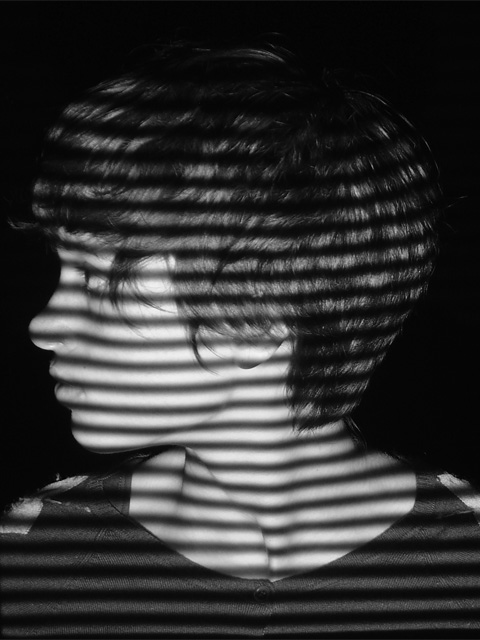
%> input picture data/phase1.jpg, 480 x 640 px
$ octave --eval "result = slight;"   (GNU Octave 9; MATLAB toolbox functions it lacks are replaced by stand-ins)
%> lines starting %> are read from the running program, lines starting %| are printed output that depends on the picture
function [angles,unwrapped_angles,p1]=slight;
% binarymillenium Jan 2010
% GNU GPL v3.0

% phases generates any number of equally spaced sine waves.
%
% slight (need to rename to avoid collision with existing matlab slight) loads images and performs the structured light calculations on them.  It is very slow, so is best suited for only narrow strips of the images.
%
% Copying from https://binarymillenium.googlecode.com/svn/trunk/processing/simstructuredlight
%
% p1 = rot90(double( rgb2gray(imread('data/00003phase1.jpg'))));
% p2 = rot90(double( rgb2gray(imread('data/00003phase2.jpg'))));
% p3 = rot90(double( rgb2gray(imread('data/00003phase3.jpg'))));

p1 = rot90(double( rgb2gray(imread('data/phase1.jpg'))));
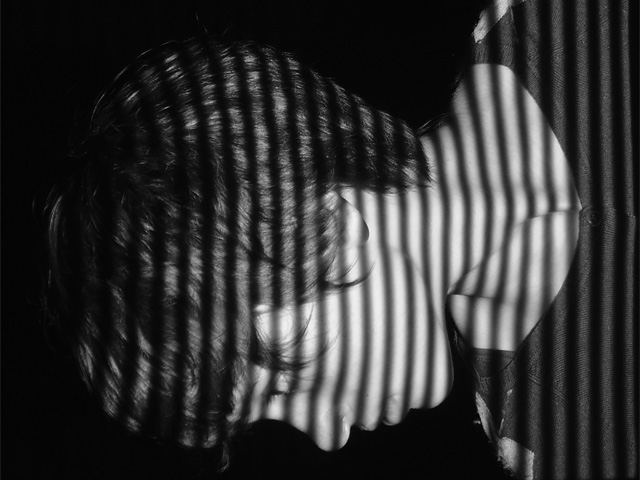
%> p1: size 480x640 double; min 0, max 246, mean 50
p2 = rot90(double( rgb2gray(imread('data/phase2.jpg'))));
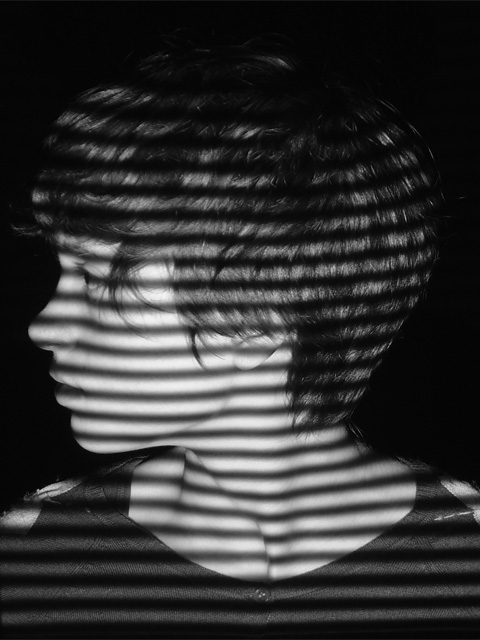
%> input picture data/phase2.jpg, 480 x 640 px
%> p2: size 480x640 double; min 0, max 246, mean 50.3
p3 = rot90(double( rgb2gray(imread('data/phase3.jpg'))));
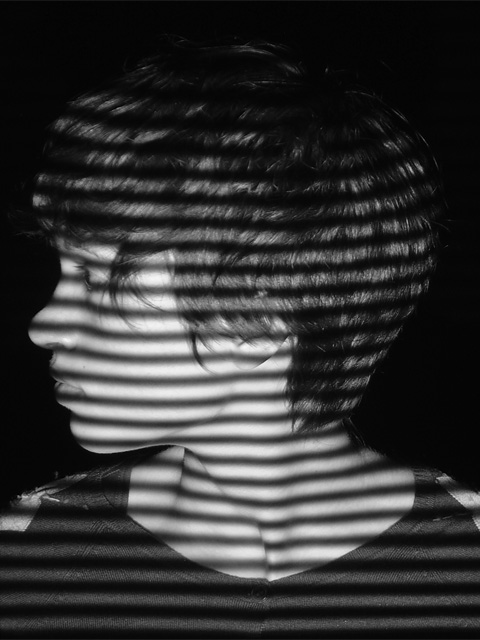
%> input picture data/phase3.jpg, 480 x 640 px
%> p3: size 480x640 double; min 0, max 246, mean 50.2


figure(10);
colormap('gray')
image(p1/4);
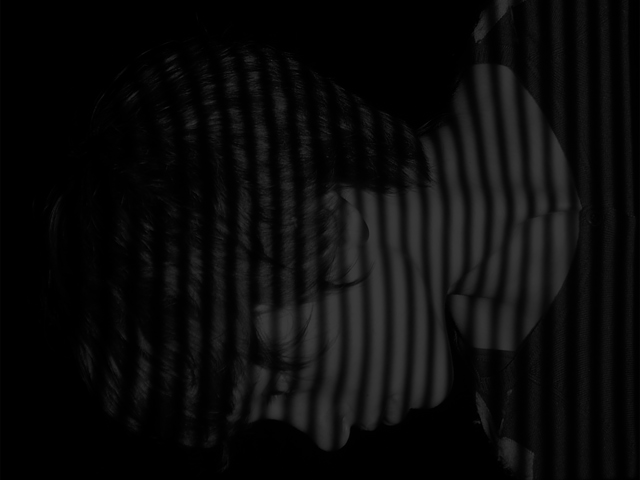
%> displayed picture: size 480x640x3, on the screen's scale of 0 to 255; min 0, max 60, mean 11.1

p1 = p1(end/2, end/4:3*end/4);
%> p1 = 321 values, max 229 at index 298, min 8 at index 1, mean 99.99
p2 = p2(end/2, end/4:3*end/4);
%> p2 = 321 values, max 234 at index 202, min 8 at index 8, mean 102.4
p3 = p3(end/2, end/4:3*end/4);
%> p3 = 321 values, max 229 at index 312, min 9 at index 14, mean 101.8

% p1 = double( rgb2gray(imread('data/i1.png')));
% p2 = double( rgb2gray(imread('data/i2.png')));
% p3 = double( rgb2gray(imread('data/i3.png')));

p = zeros(size(p1,1),size(p1,2),3);

p(:,:,1) = p1;
p(:,:,2) = p2;
p(:,:,3) = p3;

pavg = sum(p,3)/3;
%> pavg = 321 values, max 171.3 at index 268, min 15.33 at index 9, mean 101.4


figure(1);


%colormap('gray')
%image(pavg/4);
plot(p1);
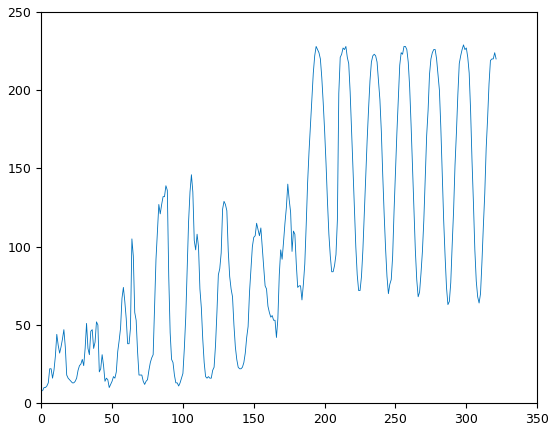
%> figure redrawn from the program's plot data; curve peaks at x = 298, y = 229


figure(2);

angles = get_angle_full(p); %p(1:1,1:end/8,:));
%> after the loop in get_angle_full, `for y=[1:h]`: angles = 321 values, max 1 at index 82, min 0.00307 at index 232, mean 0.502


x = [1:size(p1,2)/8];
%> x = 40 values from 1 to 40
p1sub = p1(1:1,:); %1:end/8);
%> p1sub has the same summary as p1
p2sub = p2(1:1,:); %1:end/8);
%> p2sub has the same summary as p2
p3sub = p3(1:1,:); %1:end/8);
%> p3sub has the same summary as p3

% subplot(2,1,1), plot(x,p1sub, x,p2sub, x,p3sub);
% subplot(2,1,2), plot(x,angles(1:1,1:floor(end/8)));
figure(3),
%subplot(1,2,1), image(p1/4);
%subplot(1,2,2),

plot(angles);
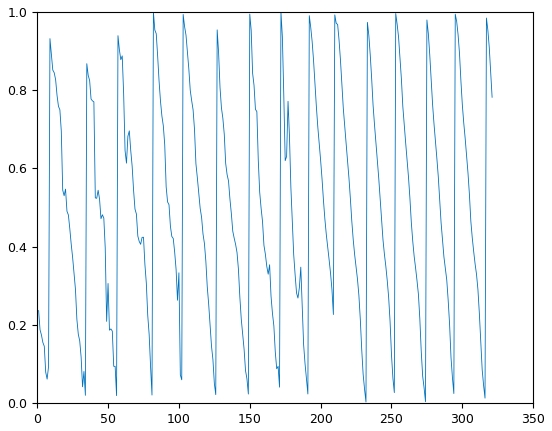
%> figure redrawn from the program's plot data; curve peaks at x = 82, y = 1
%image(255/4*angles/max(max(angles)));
%colormap('gray');

figure(4),

unwrapped_angles = get_unwrapped(angles);
% TBD the offsets are just arbitrary to the images I'm using
plot(unwrapped_angles);
%image(255/4*(unwrapped_angles+4)/12);
%colormap('gray');


%%
if (0)
figure(2);

p1_fft = fft((p1));

p1_fft = p1_fft(1:size(p1_fft,1)/4,:);
subplot(2,1,2),plot( angle(p1_fft(:,[1:40:end]) ) );
%image(255*angle(p1_fft)/pi);
colormap('gray');
%colormap('jet');
subplot(2,1,1),plot(abs(p1_fft(:,[1:40:end])));
%image(255*abs(p1_fft)/ max(max(abs(p1_fft) )));


% find the peak frequency

avgfft = (sum(abs(p1_fft')));
ofs = 20;
ofs_avgf = avgfft(ofs:end);
peak_f = ofs + find(ofs_avgf == max(ofs_avgf));
display(['peak freq at ' num2str(peak_f)]);


figure(3);

flatp1 = double(reshape(p1,prod(size(p1)),1));
flatp2 = double(reshape(p2,prod(size(p2)),1));
flatp3 = double(reshape(p3,prod(size(p3)),1));
flatpa = double(reshape(pavg,prod(size(pavg)),1));
numbins = 128;
[n1,x1] = hist(flatp1,numbins);
[n2,x2] = hist(flatp2,numbins);
[n3,x3] = hist(flatp3,numbins);
[na,xa] = hist(flatpa,numbins);

%plot(xa,na-n3);
plot(xa,na,x1,n1,x2,n2,x3,n3);
end

%%
% p is a width * height * number of phases matrix
function angles = get_angle_full(p)

[h,w,phasenum] = size(p);

angles = zeros(h,w) -0.5;

for y=[1:h]
    for x = [1:w]
        i1 = p(y,x,1);
        i2 = p(y,x,2);
        i3 = p(y,x,3);
        angles(y,x) = 0.5+ atan2(sqrt(3) * (i1 - i3), 2*i2 - i1 - i3) / (2*pi);
        %get_angle(p(y,x,:));
    end
end

%%
% p is a vector of length number of phases
% angle is normalized 0.0 to 1.0
function angle = get_angle(ps)

% there will be 2*phasenum brackets in which to place the angles
phasenum = length(ps);

[ps_sorted,i] = sort(ps);

frt = ps_sorted(end);
frt_i = i(end);

sec = ps_sorted(end-1);
sec_i = i(end-1);

trd = ps_sorted(end-2);
trd_i = i(end-2);

angle_min = ((frt_i-1)- 0.5)/phasenum;

if ((frt-trd) > 0)
    angle_offset = (sec-trd)/(frt-trd)*0.5/phasenum;

    if (mod(sec_i-trd_i,phasenum) == 1)
        angle = angle_min - angle_offset; %angle_min + 0.5/phasenum - angle_offset
    else
        angle = angle_min + angle_offset; %angle_min; % + angle_offset;
    end

   %angle =angle_min;
   angle = mod(angle,1);
else
   angle = -2;
end

% [8 lines of commented-out code are left out]

%%
function [unwrapped_angles, has_unwrapped, queue] = unwrap(unwrapped_angles, has_unwrapped, queue,item)

[hmax,wmax]= size(unwrapped_angles);

h = item(1);
w = item(2);
hn = item(3);
wn = item(4);

if (hn <1) || (hn > hmax) || (wn <1) || (wn > wmax) || (has_unwrapped(hn,wn) == 1)
    return
end

new_angle = unwrapped_angles(hn,wn);

base = floor(unwrapped_angles(h,w));
old_angle = unwrapped_angles(h,w) - base;

tol = 0.1;

unwrapped_angles(hn,wn) = unwrapped_angles(hn,wn) + base;

if (old_angle > 1-tol) && (new_angle < tol)
   unwrapped_angles(hn,wn) = unwrapped_angles(hn,wn) +1;
elseif (old_angle < tol) && (new_angle > 1 - tol)
   unwrapped_angles(hn,wn) = unwrapped_angles(hn,wn) -1;
end

%display([ num2str(unwrapped_angles(hn,wn)) ' ' num2str(base) ' ' num2str(hn) ' ' num2str(wn)]);
has_unwrapped(hn,wn) = 1;

queue = [queue; [hn,wn,hn,wn+1]];
queue = [queue; [hn,wn,hn,wn-1]];
queue = [queue; [hn,wn,hn+1,wn]];
queue = [queue; [hn,wn,hn-1,wn]];


%%
function unwrapped_angles = get_unwrapped(angles)

[h,w] = size(angles);

sh = floor(h/2);
%> sh = 0
sw = floor(w/2);
%> sw = 160
if sh == 0
    sh = 1
end
if sw == 0
    sw = 1
end

has_unwrapped = zeros(h,w);
has_unwrapped(sh,sw) = 1;

unwrapped_angles = angles;
%> unwrapped_angles has the same summary as angles in get_angle_full

queue = [sh,sw,sh,sw+1];
%> queue = [1 160 1 161]
queue = [queue; [sh,sw,sh,sw-1]];
%> queue = [1 160 1 161; 1 160 1 159]
queue = [queue; [sh,sw,sh+1,sw]];
queue = [queue; [sh,sw,sh-1,sw]];

do_loop = 1;

tot = prod(size(unwrapped_angles));
count = 0;

figure(4);
while (do_loop == 1)
    [unwrapped_angles,has_unwrapped, queue] = unwrap(unwrapped_angles,has_unwrapped, queue, queue(1,:));
    queue = queue(2:end,:);
    count= count+1;
    if (mod(count,1000) == 0)
        display([ num2str(count/tot) ' ' num2str(size(queue,1)) ' ' num2str(sum(sum(has_unwrapped))/tot)] );
    end
    if (size(queue,1) < 1)
        do_loop = 0
    end
end
%> this loop made 1284 passes
%> (w in unwrap, hn in unwrap, wn in unwrap) on passes 3, 4, 6: (160, 2, 160), (160, 0, 160), (161, 1, 160)
%> after the loop, count = 1284; do_loop = 0; has_unwrapped = 321 values from 1 to 1; unwrapped_angles = 321 values, max 6.24 at index 1, min -6.22 at index 321, mean 0.517
%> `result = slight;`:
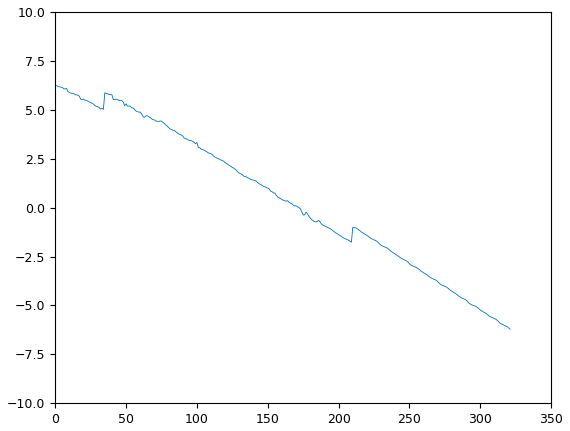
%> figure redrawn from the program's plot data; curve peaks at x = 1, y = 6.24
%> `result = slight;`: result has the same summary as angles in get_angle_full
